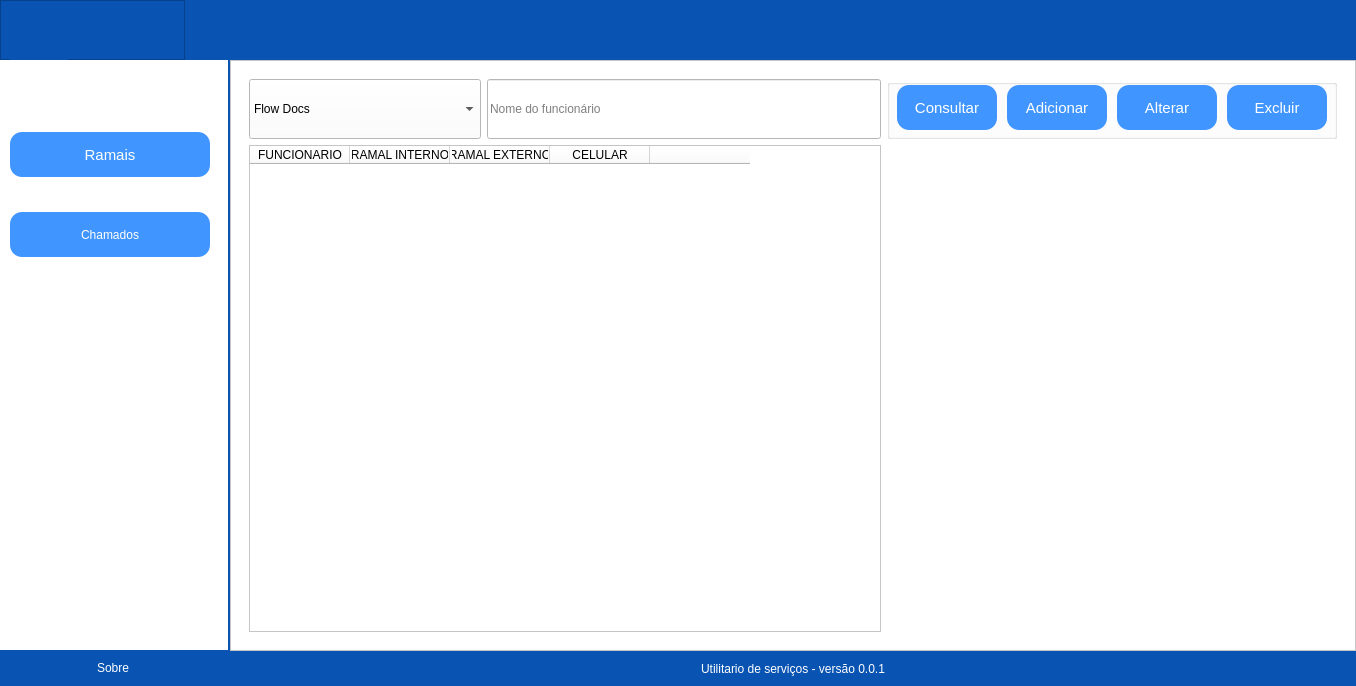
<?xml version="1.0" encoding="UTF-8"?>
<ui version="4.0">
 <class>Main</class>
 <widget class="QMainWindow" name="Main">
  <property name="windowModality">
   <enum>Qt::ApplicationModal</enum>
  </property>
  <property name="geometry">
   <rect>
    <x>0</x>
    <y>0</y>
    <width>1356</width>
    <height>686</height>
   </rect>
  </property>
  <property name="windowTitle">
   <string>Modulo Principal</string>
  </property>
  <property name="iconSize">
   <size>
    <width>70</width>
    <height>70</height>
   </size>
  </property>
  <widget class="QWidget" name="centralwidget">
   <layout class="QVBoxLayout" name="verticalLayout_10">
    <property name="spacing">
     <number>0</number>
    </property>
    <property name="leftMargin">
     <number>0</number>
    </property>
    <property name="topMargin">
     <number>0</number>
    </property>
    <property name="rightMargin">
     <number>0</number>
    </property>
    <property name="bottomMargin">
     <number>0</number>
    </property>
    <item>
     <widget class="QFrame" name="frame_top">
      <property name="minimumSize">
       <size>
        <width>0</width>
        <height>60</height>
       </size>
      </property>
      <property name="maximumSize">
       <size>
        <width>16777215</width>
        <height>60</height>
       </size>
      </property>
      <property name="styleSheet">
       <string notr="true">background-color: #0954B2;</string>
      </property>
      <property name="frameShape">
       <enum>QFrame::NoFrame</enum>
      </property>
      <property name="frameShadow">
       <enum>QFrame::Sunken</enum>
      </property>
      <layout class="QHBoxLayout" name="horizontalLayout_2">
       <property name="spacing">
        <number>0</number>
       </property>
       <property name="leftMargin">
        <number>0</number>
       </property>
       <property name="topMargin">
        <number>0</number>
       </property>
       <property name="rightMargin">
        <number>0</number>
       </property>
       <property name="bottomMargin">
        <number>0</number>
       </property>
       <item>
        <widget class="QFrame" name="frame_btn_menu">
         <property name="minimumSize">
          <size>
           <width>185</width>
           <height>60</height>
          </size>
         </property>
         <property name="maximumSize">
          <size>
           <width>185</width>
           <height>60</height>
          </size>
         </property>
         <property name="styleSheet">
          <string notr="true">background-color:#0954B2;</string>
         </property>
         <property name="frameShape">
          <enum>QFrame::StyledPanel</enum>
         </property>
         <property name="frameShadow">
          <enum>QFrame::Raised</enum>
         </property>
         <layout class="QHBoxLayout" name="horizontalLayout_4">
          <property name="spacing">
           <number>0</number>
          </property>
          <property name="leftMargin">
           <number>0</number>
          </property>
          <property name="topMargin">
           <number>0</number>
          </property>
          <property name="rightMargin">
           <number>0</number>
          </property>
          <property name="bottomMargin">
           <number>0</number>
          </property>
          <item alignment="Qt::AlignLeft|Qt::AlignTop">
           <widget class="QPushButton" name="btn_menu">
            <property name="minimumSize">
             <size>
              <width>75</width>
              <height>60</height>
             </size>
            </property>
            <property name="maximumSize">
             <size>
              <width>180</width>
              <height>60</height>
             </size>
            </property>
            <property name="styleSheet">
             <string notr="true">QPushButton{
	border-style: none;
	border-width: 2px;
	font: 75 14pt &quot;MS Shell Dlg 2&quot;;
	color: rgb(255, 255, 255);
	background-color: #0954B2;
	border-radius: 15px;
	border-bottom-color: rgb(4, 35, 38);
	border-right-color:  rgb(4, 35, 38);
}
QPushButton:hover{
	border-style: none;
	border-width: 2px;
	font: 75 14pt &quot;MS Shell Dlg 2&quot;;
	color: rgb(255, 255, 255);
	background-color: #4195FF;
	border-radius: 5px;
	border-bottom-color: rgb(4, 35, 38);
	border-right-color:  rgb(4, 35, 38);
}


QPushButton:pressed{
	border-style: none;
	border-width: 2px;
	font: 75 14pt &quot;MS Shell Dlg 2&quot;;
	color: rgb(255, 255, 255);
	background-color:#0954B2;
	border-radius: 8px;
	border-top-color: rgb(4, 35, 38);
	border-left-color:  rgb(4, 35, 38);
}</string>
            </property>
            <property name="text">
             <string/>
            </property>
            <property name="icon">
             <iconset>
              <normaloff>../src/icon_menu.svg</normaloff>../src/icon_menu.svg</iconset>
            </property>
            <property name="iconSize">
             <size>
              <width>50</width>
              <height>50</height>
             </size>
            </property>
            <property name="shortcut">
             <string/>
            </property>
           </widget>
          </item>
         </layout>
        </widget>
       </item>
       <item>
        <widget class="QFrame" name="frame_info">
         <property name="minimumSize">
          <size>
           <width>0</width>
           <height>0</height>
          </size>
         </property>
         <property name="styleSheet">
          <string notr="true">background-color: rgb(9, 84, 178);</string>
         </property>
         <property name="frameShape">
          <enum>QFrame::NoFrame</enum>
         </property>
         <property name="frameShadow">
          <enum>QFrame::Raised</enum>
         </property>
         <layout class="QHBoxLayout" name="horizontalLayout_7">
          <property name="spacing">
           <number>0</number>
          </property>
          <property name="leftMargin">
           <number>0</number>
          </property>
          <property name="topMargin">
           <number>0</number>
          </property>
          <property name="rightMargin">
           <number>0</number>
          </property>
          <property name="bottomMargin">
           <number>0</number>
          </property>
         </layout>
        </widget>
       </item>
      </layout>
     </widget>
    </item>
    <item>
     <widget class="QFrame" name="fram_bot">
      <property name="frameShape">
       <enum>QFrame::NoFrame</enum>
      </property>
      <property name="frameShadow">
       <enum>QFrame::Raised</enum>
      </property>
      <layout class="QHBoxLayout" name="horizontalLayout">
       <property name="spacing">
        <number>0</number>
       </property>
       <property name="leftMargin">
        <number>0</number>
       </property>
       <property name="topMargin">
        <number>0</number>
       </property>
       <property name="rightMargin">
        <number>0</number>
       </property>
       <property name="bottomMargin">
        <number>0</number>
       </property>
       <item>
        <widget class="QFrame" name="frame_side">
         <property name="minimumSize">
          <size>
           <width>230</width>
           <height>0</height>
          </size>
         </property>
         <property name="maximumSize">
          <size>
           <width>0</width>
           <height>16777215</height>
          </size>
         </property>
         <property name="sizeIncrement">
          <size>
           <width>0</width>
           <height>0</height>
          </size>
         </property>
         <property name="styleSheet">
          <string notr="true">background-color: #FFF;
border: 2px solid;
border-left: none;
border-top: none;
border-bottom:none;
border-right-color: #0954B2;</string>
         </property>
         <property name="frameShape">
          <enum>QFrame::NoFrame</enum>
         </property>
         <property name="frameShadow">
          <enum>QFrame::Raised</enum>
         </property>
         <layout class="QVBoxLayout" name="verticalLayout_2">
          <property name="spacing">
           <number>0</number>
          </property>
          <property name="leftMargin">
           <number>0</number>
          </property>
          <property name="topMargin">
           <number>45</number>
          </property>
          <property name="rightMargin">
           <number>0</number>
          </property>
          <property name="bottomMargin">
           <number>0</number>
          </property>
          <item>
           <spacer name="verticalSpacer">
            <property name="orientation">
             <enum>Qt::Vertical</enum>
            </property>
            <property name="sizeType">
             <enum>QSizePolicy::Preferred</enum>
            </property>
            <property name="sizeHint" stdset="0">
             <size>
              <width>20</width>
              <height>2</height>
             </size>
            </property>
           </spacer>
          </item>
          <item>
           <widget class="QFrame" name="frame_buttons">
            <property name="styleSheet">
             <string notr="true">border:none;</string>
            </property>
            <property name="frameShape">
             <enum>QFrame::StyledPanel</enum>
            </property>
            <property name="frameShadow">
             <enum>QFrame::Raised</enum>
            </property>
            <layout class="QVBoxLayout" name="verticalLayout">
             <property name="spacing">
              <number>35</number>
             </property>
             <property name="leftMargin">
              <number>10</number>
             </property>
             <property name="topMargin">
              <number>25</number>
             </property>
             <property name="rightMargin">
              <number>0</number>
             </property>
             <property name="bottomMargin">
              <number>0</number>
             </property>
             <item>
              <widget class="QPushButton" name="btn_ramais">
               <property name="minimumSize">
                <size>
                 <width>200</width>
                 <height>45</height>
                </size>
               </property>
               <property name="maximumSize">
                <size>
                 <width>200</width>
                 <height>45</height>
                </size>
               </property>
               <property name="baseSize">
                <size>
                 <width>0</width>
                 <height>0</height>
                </size>
               </property>
               <property name="font">
                <font>
                 <family>MS Shell Dlg 2</family>
                 <pointsize>11</pointsize>
                 <italic>false</italic>
                 <bold>false</bold>
                </font>
               </property>
               <property name="styleSheet">
                <string notr="true">QPushButton{
	border-style: none;
	border-width: 2px;
	font: 75 11pt &quot;MS Shell Dlg 2&quot;;
	color: rgb(255, 255, 255);
	background-color: #4195FF;
	border-radius: 12px;
	border-bottom-color: rgb(4, 35, 38);
	border-right-color:  rgb(4, 35, 38);
}
QPushButton:hover{
	border-style: none;
	border-width: 2px;
	font: 75 11pt &quot;MS Shell Dlg 2&quot;;
	color: rgb(255, 255, 255);
	background-color: #0954B2;
	border-radius: 12px;
	border-bottom-color: rgb(4, 35, 38);
	border-right-color:  rgb(4, 35, 38);
}


QPushButton:pressed{
	border-style: insetset;
	border-width: 2px;
	font: 75 11pt &quot;MS Shell Dlg 2&quot;;
	color: rgb(255, 255, 255);
	background-color: #4195FF;
	border-radius: 8px;
	border-top-color: rgb(4, 35, 38);
	border-left-color:  rgb(4, 35, 38);
}</string>
               </property>
               <property name="inputMethodHints">
                <set>Qt::ImhNone</set>
               </property>
               <property name="text">
                <string>Ramais</string>
               </property>
               <property name="icon">
                <iconset>
                 <normaloff>../src/icon_ramal.svg</normaloff>../src/icon_ramal.svg</iconset>
               </property>
               <property name="iconSize">
                <size>
                 <width>35</width>
                 <height>35</height>
                </size>
               </property>
              </widget>
             </item>
             <item>
              <widget class="QPushButton" name="btn_chamados">
               <property name="minimumSize">
                <size>
                 <width>200</width>
                 <height>45</height>
                </size>
               </property>
               <property name="maximumSize">
                <size>
                 <width>200</width>
                 <height>45</height>
                </size>
               </property>
               <property name="styleSheet">
                <string notr="true">QPushButton{
	border-style: none;
	border-width: 2px;
	font: 75 11pt &quot;MS Shell Dlg 2&quot;;
	color: rgb(255, 255, 255);
	background-color: #4195FF;
	border-radius: 12px;
	border-bottom-color: rgb(4, 35, 38);
	border-right-color:  rgb(4, 35, 38);
}
QPushButton:hover{
	border-style: none;
	border-width: 2px;
	font: 75 11pt &quot;MS Shell Dlg 2&quot;;
	color: rgb(255, 255, 255);
	background-color: #0954B2;
	border-radius: 12px;
	border-bottom-color: rgb(4, 35, 38);
	border-right-color:  rgb(4, 35, 38);
}


QPushButton:pressed{
	border-style: insetset;
	border-width: 2px;
	font: 75 11pt &quot;MS Shell Dlg 2&quot;;
	color: rgb(255, 255, 255);
	background-color: #4195FF;
	border-radius: 8px;
	border-top-color: rgb(4, 35, 38);
	border-left-color:  rgb(4, 35, 38);
}</string>
               </property>
               <property name="text">
                <string>Chamados</string>
               </property>
               <property name="icon">
                <iconset>
                 <normaloff>../src/icon_call.svg</normaloff>../src/icon_call.svg</iconset>
               </property>
               <property name="iconSize">
                <size>
                 <width>35</width>
                 <height>35</height>
                </size>
               </property>
              </widget>
             </item>
            </layout>
           </widget>
          </item>
          <item>
           <spacer name="verticalSpacer_2">
            <property name="orientation">
             <enum>Qt::Vertical</enum>
            </property>
            <property name="sizeHint" stdset="0">
             <size>
              <width>20</width>
              <height>383</height>
             </size>
            </property>
           </spacer>
          </item>
          <item>
           <widget class="QFrame" name="frame_about">
            <property name="minimumSize">
             <size>
              <width>0</width>
              <height>0</height>
             </size>
            </property>
            <property name="maximumSize">
             <size>
              <width>16777215</width>
              <height>16777215</height>
             </size>
            </property>
            <property name="styleSheet">
             <string notr="true">background-color: rgb(9, 84, 178);</string>
            </property>
            <property name="frameShape">
             <enum>QFrame::NoFrame</enum>
            </property>
            <property name="frameShadow">
             <enum>QFrame::Raised</enum>
            </property>
            <layout class="QHBoxLayout" name="horizontalLayout_12">
             <property name="spacing">
              <number>0</number>
             </property>
             <property name="leftMargin">
              <number>0</number>
             </property>
             <property name="topMargin">
              <number>0</number>
             </property>
             <property name="rightMargin">
              <number>0</number>
             </property>
             <property name="bottomMargin">
              <number>1</number>
             </property>
             <item>
              <widget class="QPushButton" name="btn_about">
               <property name="minimumSize">
                <size>
                 <width>225</width>
                 <height>35</height>
                </size>
               </property>
               <property name="maximumSize">
                <size>
                 <width>230</width>
                 <height>35</height>
                </size>
               </property>
               <property name="styleSheet">
                <string notr="true">QPushButton{
	border-style: none;
	border-width: 2px;
	font: 75 11pt &quot;MS Shell Dlg 2&quot;;
	color: rgb(255, 255, 255);
	background-color: #0954B2;
	border-bottom-color: rgb(4, 35, 38);
	border-right-color:  rgb(4, 35, 38);
}
QPushButton:hover{
	border-style: none;
	border-width: 2px;
	font: 75 11pt &quot;MS Shell Dlg 2&quot;;
	color: rgb(255, 255, 255);
	background-color: #4195FF;
	border-radius: 12px;
	border-bottom-color: rgb(4, 35, 38);
	border-right-color:  rgb(4, 35, 38);
}


QPushButton:pressed{
	border-style: insetset;
	border-width: 2px;
	font: 75 11pt &quot;MS Shell Dlg 2&quot;;
	color: rgb(255, 255, 255);
	background-color: #0954B2;
	border-radius: 8px;
	border-top-color: rgb(4, 35, 38);
	border-left-color:  rgb(4, 35, 38);
}</string>
               </property>
               <property name="text">
                <string>Sobre</string>
               </property>
               <property name="iconSize">
                <size>
                 <width>25</width>
                 <height>25</height>
                </size>
               </property>
               <property name="autoDefault">
                <bool>true</bool>
               </property>
               <property name="default">
                <bool>false</bool>
               </property>
               <property name="flat">
                <bool>false</bool>
               </property>
              </widget>
             </item>
            </layout>
           </widget>
          </item>
         </layout>
        </widget>
       </item>
       <item>
        <widget class="QFrame" name="frame_content">
         <property name="styleSheet">
          <string notr="true">background-color:#0954B2;</string>
         </property>
         <property name="frameShape">
          <enum>QFrame::NoFrame</enum>
         </property>
         <property name="frameShadow">
          <enum>QFrame::Raised</enum>
         </property>
         <layout class="QVBoxLayout" name="verticalLayout_3">
          <property name="spacing">
           <number>0</number>
          </property>
          <property name="leftMargin">
           <number>0</number>
          </property>
          <property name="topMargin">
           <number>0</number>
          </property>
          <property name="rightMargin">
           <number>0</number>
          </property>
          <property name="bottomMargin">
           <number>0</number>
          </property>
          <item>
           <widget class="QFrame" name="frame_pages">
            <property name="styleSheet">
             <string notr="true">background-color: #fff;</string>
            </property>
            <property name="frameShape">
             <enum>QFrame::NoFrame</enum>
            </property>
            <property name="frameShadow">
             <enum>QFrame::Raised</enum>
            </property>
            <layout class="QVBoxLayout" name="verticalLayout_5">
             <property name="spacing">
              <number>0</number>
             </property>
             <property name="leftMargin">
              <number>0</number>
             </property>
             <property name="topMargin">
              <number>0</number>
             </property>
             <property name="rightMargin">
              <number>0</number>
             </property>
             <property name="bottomMargin">
              <number>0</number>
             </property>
             <item>
              <widget class="QFrame" name="frame_page">
               <property name="frameShape">
                <enum>QFrame::StyledPanel</enum>
               </property>
               <property name="frameShadow">
                <enum>QFrame::Raised</enum>
               </property>
               <layout class="QVBoxLayout" name="verticalLayout_6">
                <item>
                 <widget class="QStackedWidget" name="pages">
                  <widget class="QWidget" name="Page_chamados">
                   <layout class="QGridLayout" name="gridLayout">
                    <item row="0" column="0">
                     <widget class="QComboBox" name="cbb_select_setor">
                      <property name="minimumSize">
                       <size>
                        <width>0</width>
                        <height>60</height>
                       </size>
                      </property>
                      <property name="maximumSize">
                       <size>
                        <width>16777215</width>
                        <height>60</height>
                       </size>
                      </property>
                      <property name="sizeIncrement">
                       <size>
                        <width>0</width>
                        <height>0</height>
                       </size>
                      </property>
                      <property name="styleSheet">
                       <string notr="true">font: 75 16pt &quot;MS Shell Dlg 2&quot;;</string>
                      </property>
                      <item>
                       <property name="text">
                        <string>Flow Docs</string>
                       </property>
                      </item>
                      <item>
                       <property name="text">
                        <string>Folha</string>
                       </property>
                      </item>
                      <item>
                       <property name="text">
                        <string>Gerente</string>
                       </property>
                      </item>
                      <item>
                       <property name="text">
                        <string>Recepção</string>
                       </property>
                      </item>
                      <item>
                       <property name="text">
                        <string>Service Desk</string>
                       </property>
                      </item>
                      <item>
                       <property name="text">
                        <string>SIS - SIE - SAS</string>
                       </property>
                      </item>
                      <item>
                       <property name="text">
                        <string>SSE - SED - PORTAL - PATRIMONIO</string>
                       </property>
                      </item>
                      <item>
                       <property name="text">
                        <string>Tributário</string>
                       </property>
                      </item>
                     </widget>
                    </item>
                    <item row="0" column="1">
                     <widget class="QLineEdit" name="le_search_name">
                      <property name="minimumSize">
                       <size>
                        <width>250</width>
                        <height>60</height>
                       </size>
                      </property>
                      <property name="maximumSize">
                       <size>
                        <width>16777215</width>
                        <height>60</height>
                       </size>
                      </property>
                      <property name="styleSheet">
                       <string notr="true">font: 75 16pt &quot;MS Shell Dlg 2&quot;;</string>
                      </property>
                      <property name="placeholderText">
                       <string>Nome do funcionário</string>
                      </property>
                     </widget>
                    </item>
                    <item row="0" column="2">
                     <widget class="QGroupBox" name="groupBox">
                      <property name="minimumSize">
                       <size>
                        <width>450</width>
                        <height>60</height>
                       </size>
                      </property>
                      <property name="maximumSize">
                       <size>
                        <width>450</width>
                        <height>60</height>
                       </size>
                      </property>
                      <property name="title">
                       <string/>
                      </property>
                      <widget class="QPushButton" name="btn_coletar_5">
                       <property name="geometry">
                        <rect>
                         <x>10</x>
                         <y>6</y>
                         <width>100</width>
                         <height>45</height>
                        </rect>
                       </property>
                       <property name="minimumSize">
                        <size>
                         <width>100</width>
                         <height>45</height>
                        </size>
                       </property>
                       <property name="maximumSize">
                        <size>
                         <width>100</width>
                         <height>45</height>
                        </size>
                       </property>
                       <property name="baseSize">
                        <size>
                         <width>0</width>
                         <height>0</height>
                        </size>
                       </property>
                       <property name="font">
                        <font>
                         <family>MS Shell Dlg 2</family>
                         <pointsize>11</pointsize>
                         <italic>false</italic>
                         <bold>false</bold>
                        </font>
                       </property>
                       <property name="styleSheet">
                        <string notr="true">QPushButton{
	border-style: none;
	border-width: 2px;
	font: 75 11pt &quot;MS Shell Dlg 2&quot;;
	color: rgb(255, 255, 255);
	background-color: #4195FF;
	border-radius: 12px;
	border-bottom-color: rgb(4, 35, 38);
	border-right-color:  rgb(4, 35, 38);
}
QPushButton:hover{
	border-style: none;
	border-width: 2px;
	font: 75 11pt &quot;MS Shell Dlg 2&quot;;
	color: rgb(255, 255, 255);
	background-color: #0954B2;
	border-radius: 12px;
	border-bottom-color: rgb(4, 35, 38);
	border-right-color:  rgb(4, 35, 38);
}


QPushButton:pressed{
	border-style: insetset;
	border-width: 2px;
	font: 75 11pt &quot;MS Shell Dlg 2&quot;;
	color: rgb(255, 255, 255);
	background-color: #4195FF;
	border-radius: 8px;
	border-top-color: rgb(4, 35, 38);
	border-left-color:  rgb(4, 35, 38);
}</string>
                       </property>
                       <property name="inputMethodHints">
                        <set>Qt::ImhNone</set>
                       </property>
                       <property name="text">
                        <string>Consultar</string>
                       </property>
                       <property name="icon">
                        <iconset>
                         <normaloff>../src/icon_add.svg</normaloff>../src/icon_add.svg</iconset>
                       </property>
                       <property name="iconSize">
                        <size>
                         <width>20</width>
                         <height>20</height>
                        </size>
                       </property>
                      </widget>
                      <widget class="QPushButton" name="btn_coletar_2">
                       <property name="geometry">
                        <rect>
                         <x>120</x>
                         <y>6</y>
                         <width>100</width>
                         <height>45</height>
                        </rect>
                       </property>
                       <property name="minimumSize">
                        <size>
                         <width>100</width>
                         <height>45</height>
                        </size>
                       </property>
                       <property name="maximumSize">
                        <size>
                         <width>100</width>
                         <height>45</height>
                        </size>
                       </property>
                       <property name="baseSize">
                        <size>
                         <width>0</width>
                         <height>0</height>
                        </size>
                       </property>
                       <property name="font">
                        <font>
                         <family>MS Shell Dlg 2</family>
                         <pointsize>11</pointsize>
                         <italic>false</italic>
                         <bold>false</bold>
                        </font>
                       </property>
                       <property name="styleSheet">
                        <string notr="true">QPushButton{
	border-style: none;
	border-width: 2px;
	font: 75 11pt &quot;MS Shell Dlg 2&quot;;
	color: rgb(255, 255, 255);
	background-color: #4195FF;
	border-radius: 12px;
	border-bottom-color: rgb(4, 35, 38);
	border-right-color:  rgb(4, 35, 38);
}
QPushButton:hover{
	border-style: none;
	border-width: 2px;
	font: 75 11pt &quot;MS Shell Dlg 2&quot;;
	color: rgb(255, 255, 255);
	background-color: #0954B2;
	border-radius: 12px;
	border-bottom-color: rgb(4, 35, 38);
	border-right-color:  rgb(4, 35, 38);
}


QPushButton:pressed{
	border-style: insetset;
	border-width: 2px;
	font: 75 11pt &quot;MS Shell Dlg 2&quot;;
	color: rgb(255, 255, 255);
	background-color: #4195FF;
	border-radius: 8px;
	border-top-color: rgb(4, 35, 38);
	border-left-color:  rgb(4, 35, 38);
}</string>
                       </property>
                       <property name="inputMethodHints">
                        <set>Qt::ImhNone</set>
                       </property>
                       <property name="text">
                        <string>Adicionar</string>
                       </property>
                       <property name="icon">
                        <iconset>
                         <normaloff>../src/icon_add.svg</normaloff>../src/icon_add.svg</iconset>
                       </property>
                       <property name="iconSize">
                        <size>
                         <width>20</width>
                         <height>20</height>
                        </size>
                       </property>
                      </widget>
                      <widget class="QPushButton" name="btn_coletar_3">
                       <property name="geometry">
                        <rect>
                         <x>230</x>
                         <y>6</y>
                         <width>100</width>
                         <height>45</height>
                        </rect>
                       </property>
                       <property name="minimumSize">
                        <size>
                         <width>100</width>
                         <height>45</height>
                        </size>
                       </property>
                       <property name="maximumSize">
                        <size>
                         <width>100</width>
                         <height>45</height>
                        </size>
                       </property>
                       <property name="baseSize">
                        <size>
                         <width>0</width>
                         <height>0</height>
                        </size>
                       </property>
                       <property name="font">
                        <font>
                         <family>MS Shell Dlg 2</family>
                         <pointsize>11</pointsize>
                         <italic>false</italic>
                         <bold>false</bold>
                        </font>
                       </property>
                       <property name="styleSheet">
                        <string notr="true">QPushButton{
	border-style: none;
	border-width: 2px;
	font: 75 11pt &quot;MS Shell Dlg 2&quot;;
	color: rgb(255, 255, 255);
	background-color: #4195FF;
	border-radius: 12px;
	border-bottom-color: rgb(4, 35, 38);
	border-right-color:  rgb(4, 35, 38);
}
QPushButton:hover{
	border-style: none;
	border-width: 2px;
	font: 75 11pt &quot;MS Shell Dlg 2&quot;;
	color: rgb(255, 255, 255);
	background-color: #0954B2;
	border-radius: 12px;
	border-bottom-color: rgb(4, 35, 38);
	border-right-color:  rgb(4, 35, 38);
}


QPushButton:pressed{
	border-style: insetset;
	border-width: 2px;
	font: 75 11pt &quot;MS Shell Dlg 2&quot;;
	color: rgb(255, 255, 255);
	background-color: #4195FF;
	border-radius: 8px;
	border-top-color: rgb(4, 35, 38);
	border-left-color:  rgb(4, 35, 38);
}</string>
                       </property>
                       <property name="inputMethodHints">
                        <set>Qt::ImhNone</set>
                       </property>
                       <property name="text">
                        <string>Alterar</string>
                       </property>
                       <property name="icon">
                        <iconset>
                         <normaloff>../src/icon_edit.svg</normaloff>../src/icon_edit.svg</iconset>
                       </property>
                       <property name="iconSize">
                        <size>
                         <width>20</width>
                         <height>20</height>
                        </size>
                       </property>
                      </widget>
                      <widget class="QPushButton" name="btn_coletar_4">
                       <property name="geometry">
                        <rect>
                         <x>340</x>
                         <y>6</y>
                         <width>100</width>
                         <height>45</height>
                        </rect>
                       </property>
                       <property name="minimumSize">
                        <size>
                         <width>100</width>
                         <height>45</height>
                        </size>
                       </property>
                       <property name="maximumSize">
                        <size>
                         <width>100</width>
                         <height>45</height>
                        </size>
                       </property>
                       <property name="baseSize">
                        <size>
                         <width>0</width>
                         <height>0</height>
                        </size>
                       </property>
                       <property name="font">
                        <font>
                         <family>MS Shell Dlg 2</family>
                         <pointsize>11</pointsize>
                         <italic>false</italic>
                         <bold>false</bold>
                        </font>
                       </property>
                       <property name="styleSheet">
                        <string notr="true">QPushButton{
	border-style: none;
	border-width: 2px;
	font: 75 11pt &quot;MS Shell Dlg 2&quot;;
	color: rgb(255, 255, 255);
	background-color: #4195FF;
	border-radius: 12px;
	border-bottom-color: rgb(4, 35, 38);
	border-right-color:  rgb(4, 35, 38);
}
QPushButton:hover{
	border-style: none;
	border-width: 2px;
	font: 75 11pt &quot;MS Shell Dlg 2&quot;;
	color: rgb(255, 255, 255);
	background-color: #0954B2;
	border-radius: 12px;
	border-bottom-color: rgb(4, 35, 38);
	border-right-color:  rgb(4, 35, 38);
}


QPushButton:pressed{
	border-style: insetset;
	border-width: 2px;
	font: 75 11pt &quot;MS Shell Dlg 2&quot;;
	color: rgb(255, 255, 255);
	background-color: #4195FF;
	border-radius: 8px;
	border-top-color: rgb(4, 35, 38);
	border-left-color:  rgb(4, 35, 38);
}</string>
                       </property>
                       <property name="inputMethodHints">
                        <set>Qt::ImhNone</set>
                       </property>
                       <property name="text">
                        <string>Excluir</string>
                       </property>
                       <property name="icon">
                        <iconset>
                         <normaloff>../src/icon_remove.svg</normaloff>../src/icon_remove.svg</iconset>
                       </property>
                       <property name="iconSize">
                        <size>
                         <width>20</width>
                         <height>20</height>
                        </size>
                       </property>
                      </widget>
                     </widget>
                    </item>
                    <item row="1" column="0" colspan="2">
                     <widget class="QTableWidget" name="tableWidget">
                      <column>
                       <property name="text">
                        <string>FUNCIONARIO</string>
                       </property>
                      </column>
                      <column>
                       <property name="text">
                        <string>RAMAL INTERNO</string>
                       </property>
                      </column>
                      <column>
                       <property name="text">
                        <string>RAMAL EXTERNO</string>
                       </property>
                      </column>
                      <column>
                       <property name="text">
                        <string>CELULAR</string>
                       </property>
                      </column>
                      <column>
                       <property name="text">
                        <string/>
                       </property>
                      </column>
                     </widget>
                    </item>
                   </layout>
                  </widget>
                  <widget class="QWidget" name="page_ramal">
                   <widget class="QLabel" name="label_2">
                    <property name="geometry">
                     <rect>
                      <x>180</x>
                      <y>100</y>
                      <width>561</width>
                      <height>191</height>
                     </rect>
                    </property>
                    <property name="styleSheet">
                     <string notr="true">font: 700 28pt &quot;Segoe UI&quot;;</string>
                    </property>
                    <property name="text">
                     <string>Pagina Ramal</string>
                    </property>
                   </widget>
                  </widget>
                 </widget>
                </item>
               </layout>
              </widget>
             </item>
            </layout>
           </widget>
          </item>
          <item>
           <widget class="QFrame" name="frame_footer">
            <property name="minimumSize">
             <size>
              <width>0</width>
              <height>35</height>
             </size>
            </property>
            <property name="maximumSize">
             <size>
              <width>16777215</width>
              <height>35</height>
             </size>
            </property>
            <property name="styleSheet">
             <string notr="true">background-color: #0954B2;
border-radius: 2px;
</string>
            </property>
            <property name="frameShape">
             <enum>QFrame::NoFrame</enum>
            </property>
            <property name="frameShadow">
             <enum>QFrame::Raised</enum>
            </property>
            <layout class="QVBoxLayout" name="verticalLayout_4">
             <property name="spacing">
              <number>0</number>
             </property>
             <property name="leftMargin">
              <number>0</number>
             </property>
             <property name="topMargin">
              <number>0</number>
             </property>
             <property name="rightMargin">
              <number>0</number>
             </property>
             <property name="bottomMargin">
              <number>0</number>
             </property>
             <item>
              <widget class="QLabel" name="lb_commom">
               <property name="styleSheet">
                <string notr="true">font: 75 9pt &quot;MS Shell Dlg 2&quot;;
color: #fff;
</string>
               </property>
               <property name="text">
                <string>Utilitario de serviços - versão 0.0.1</string>
               </property>
               <property name="alignment">
                <set>Qt::AlignCenter</set>
               </property>
              </widget>
             </item>
            </layout>
           </widget>
          </item>
         </layout>
        </widget>
       </item>
      </layout>
     </widget>
    </item>
   </layout>
  </widget>
 </widget>
 <resources/>
 <connections/>
</ui>
